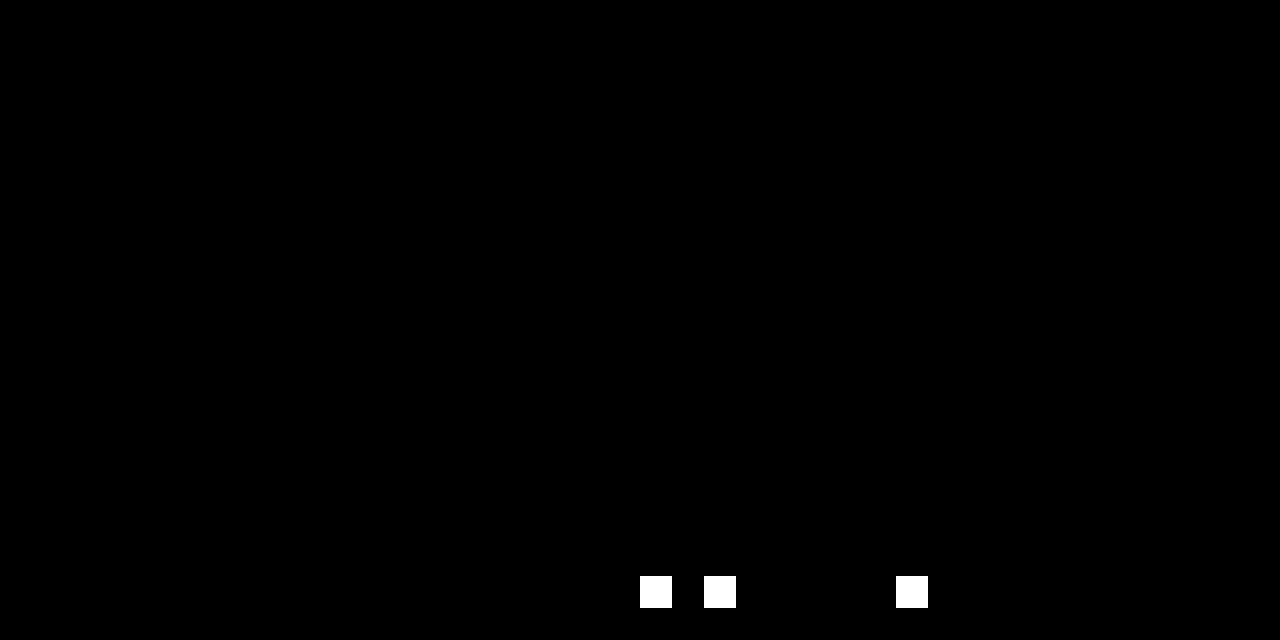

This is a level from a 2D game, rendered from its Tiled map with the project's own tilesets. A one-line summary and the map file follow, with tile-layer data summarised:
An orthogonal 40x20 tile map with 32x32 px tiles, 1 tile layer (Tile Layer 1) and 8 objects (bride, player).

<map version="1.0" orientation="orthogonal" width="40" height="20" tilewidth="32" tileheight="32">
 <tileset firstgid="1" name="test" tilewidth="32" tileheight="32">
  <image source="test.png" width="128" height="128" />
  <tile id="1">
   <properties>
    <property name="type" value="player" />
   </properties>
  </tile>
 </tileset>
 <layer name="Tile Layer 1" width="40" height="20">
  <data>[800 cells, 3 non-empty, 1 distinct tile ids]</data>
 </layer>
 <objectgroup name="Objects" width="40" height="20">
  <object x="1134" y="586" width="147" height="54" />
  <object x="1134" y="528" width="37" height="59" />
  <object gid="1" x="788" y="435" />
  <object gid="1" x="276" y="478" />
  <object gid="1" x="642" y="558" />
  <object gid="2" x="328" y="256" />
  <object name="actor" type="bride" gid="2" x="874" y="438" width="32" height="64" />
  <object name="actor" type="player" gid="2" x="364" y="257" width="32" height="64" />
 </objectgroup>
</map>
